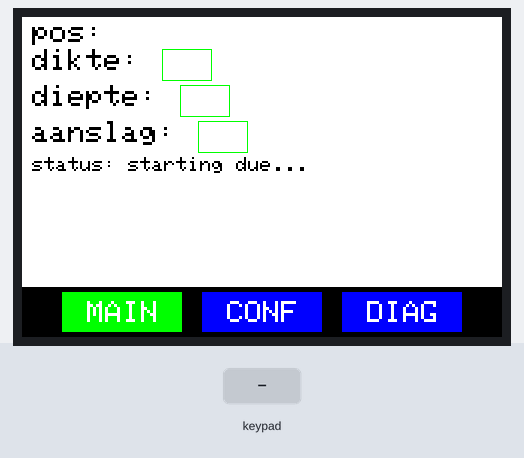
The sketch below on a simulated Arduino Mega 2560, built with avr-gcc and run on an emulated ATmega2560. Shown: 480×320 colour display. The inputs (shaded band) are chosen by the test bench. What the sketch prints to the serial monitor is not drawn.

Above: at 1.6 s.
1.7 s: key 'D' pressed
At 2.9 s:
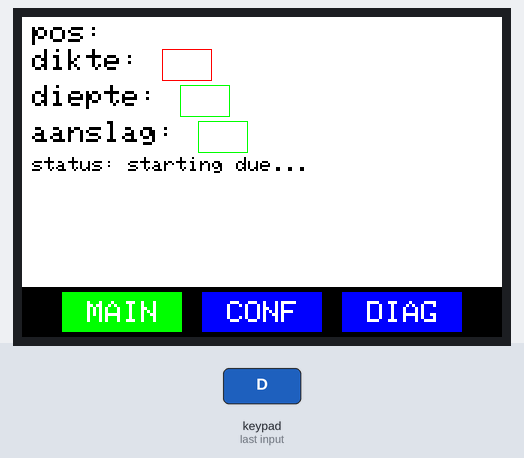
3.2 s: keypad keys 1 2 * pressed 0.4 s apart
At 4.9 s:
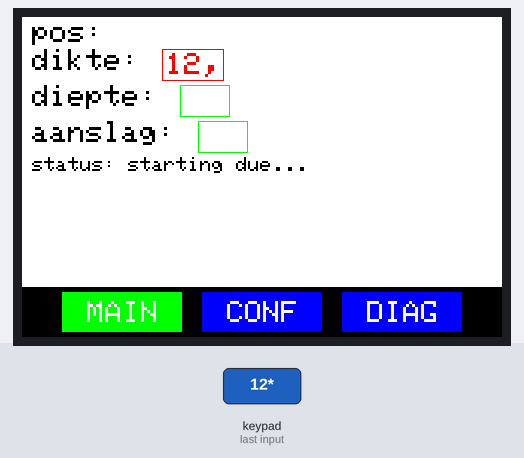
5.9 s: keypad keys 2 5 A pressed 0.4 s apart
At 7.4 s:
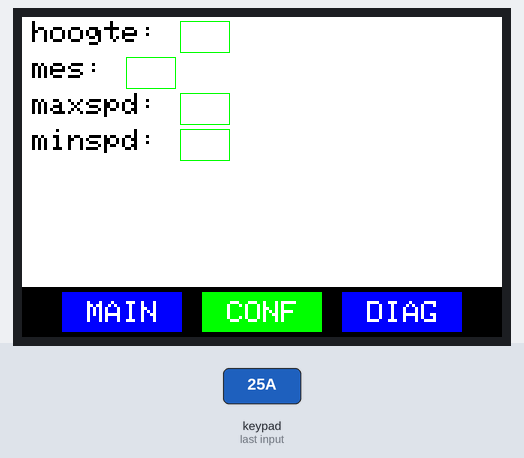
8.6 s: key '#' pressed
At 9.5 s:
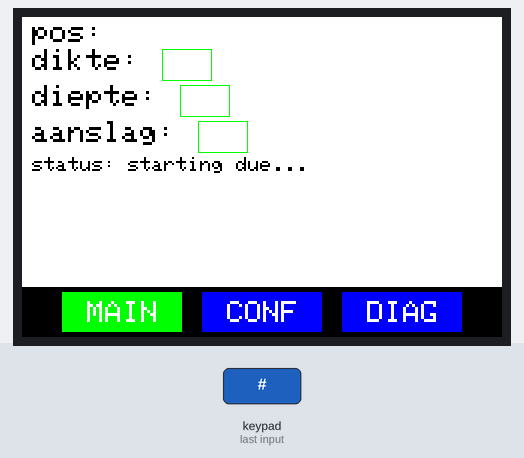
10.6 s: key 'A' pressed
At 10.69 s:
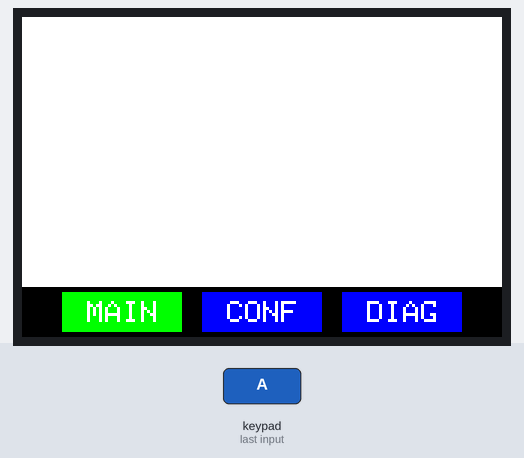
12.2 s: keypad keys 1 2 A pressed 0.4 s apart
At 13.6 s:
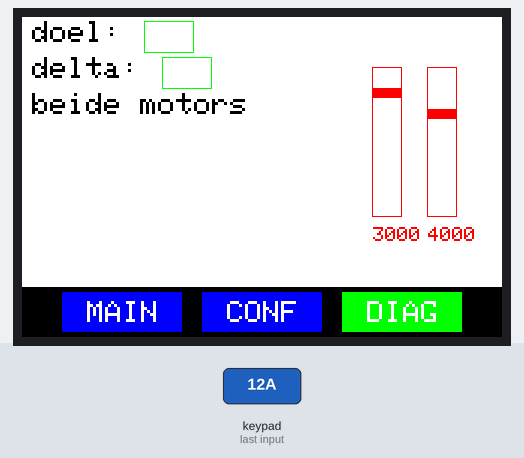
Timing chart, 0 to 15.2 s (numbered marks = the images above; inputs shaded):
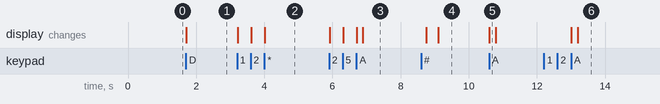

Measured:
- after the input at 1.7 s, the display: changes at once (image 1)
- after the input at 3.2 s, the display: first changes at once (image 2 shows a later state)
- after the input at 5.9 s, the display: first changes at once (image 3 shows a later state)
- after the input at 8.6 s, the display: first changes after 0.16 s (image 4 shows a later state)
- after the input at 10.6 s, the display: changes at once (image 5)
- after the input at 12.2 s, the display: first changes after 0.81 s (image 6 shows a later state)

The sketch:

mega.ino
```cpp
#include "graphics.h"
#include "keypad.h"

#define tarr(...) __VA_ARGS__

#define cp Serial1 //current communication port due is connected to
#include "packet-types.h"
#include "metacom.h"

const short bgcolor = WHITE;
const short inputboxcolor = GREEN;
const short inputselcolor = RED;
#include "gui.h"

//****************TAB1**********************//
label posl("pos: ");
label posd("");
label diktel("dikte: ");
input diktei;
label dieptel("diepte: ");
input dieptei;
label aanslagl("aanslag: ");
input aanslagi;

label statusl("status: starting due...");

nitems(icol1){&posl, &posd};
newcol(col1, icol1);

nitems(icol2){&diktel, &diktei};
newcol(col2, icol2);

nitems(icol3){&dieptel, &dieptei};
newcol(col3, icol3);

nitems(icol4){&aanslagl, &aanslagi};
newcol(col4, icol4);

nitems(items){&col1, &col2, &col3, &col4, &statusl};
newgui(guim1, items, 1);

//****************TAB2**********************//
label hoogtel("hoogte: ");
input hoogtei;
label mesl("mes: ");
input mesi;
label maxspdl("maxspd: ");
input maxspdi;
label minspdl("minspd: ");
input minspdi;

nitems(icol21){&hoogtel, &hoogtei};
newcol(col21, icol21);

nitems(icol22){&mesl, &mesi};
newcol(col22, icol22);

nitems(icol23){&maxspdl, &maxspdi};
newcol(col23, icol23);

nitems(icol24){&minspdl, &minspdi};
newcol(col24, icol24);

nitems(items2){&col21, &col22, &col23, &col24};
newgui(guim2, items2, 2);

//****************TAB3**********************//
label doell("doel: ");
input doeli;
label deltal("delta: ");
input deltai;
label lcontrol("beide motors");
#define geen 'o'
#define beide 'c'
#define controla 'a'
#define controlb 'b'
char motorcontrol = beide;

nitems(icol31){&doell, &doeli};
newcol(col31, icol31);

nitems(icol32){&deltal, &deltai};
newcol(col32, icol32);

nitems(items3){&col31, &col32, &lcontrol};
newgui(guim3, items3, 3);

gui *guis[] = {&guim1, &guim2, &guim3};
#define cgui guis[tabindex - 1] //current tab's gui

int pos1 = 3000, pos2 = 4000;
int dikte = -1, diepte = -1, hoogte = -1, mes = -1, maxspd = -1, minspd = -1;
int state = 0;

void setup()
{
	statusl.textsize = 2;

	// start communicatie met pc en due
	Serial.begin(115200);
	Serial1.begin(115200);
	Serial.println("startup");

	// start scherm
	tft.begin();
	tft.setRotation(7);
	tft.fillScreen(WHITE);

	/*while(true){
		for(int rotation = 0; rotation <= 7; rotation++){
			tft.begin();
			tft.setRotation(rotation);
			tft.fillScreen(WHITE);
			tft.setTextSize(8);
			tft.setTextColor(RED);
			tftsetCursor(20,20);
			tft.print(rotation);
			delay(2000);
		}
	}*/

	drawtab();

	//gradient(0, 0, 480, 60, RED, ORANGE, dir_ltr);

	send(startup);
}

void loop()
{
	char readkey = keypad.getKey();
	if(readkey != 0){
		Serial.println(readkey);
	}
	if (readkey == 'D')
	{
		if (inputmodified)
		{
			if (tabindex == 1)
			{
				whenselected(guim1, diktei)
				{
					Serial.print("inputted ");
					Serial.println(cgui->selitem->text);
					send(setdikte, stringtofloat(diktei.text) * 50);
				}
				else whenselected(guim1, dieptei)
				{
					send(setdiepte, int(stringtofloat(dieptei.text) * 50));
				}
			}
			else if (tabindex == 2)
			{
				whenselected(guim2, hoogtei){
					send(phoogte, stringtofloat(hoogtei.text) * 50);
				}else whenselected(guim2, mesi){
					send(pmes, stringtofloat(mesi.text) * 50);
				}else whenselected(guim2, maxspdi){
					send(pmaxspd, stringtofloat(maxspdi.text) * 50);
				}else whenselected(guim2, minspdi){
					send(pminspd, stringtofloat(minspdi.text) * 50);
				}
			}
			else
			{

			}
			cgui->selitem->prevtext = cgui->selitem->text;
			cgui->selitem->deselect(bgcolor);
			cgui->selitem = nullptr;
			cgui->selindex = -1;
			inputmodified = false;
		}
		else
		{
			cgui->newselect();
		}
	}
	else if (readkey == '#')
	{
		cgui->selitem->deselect(bgcolor);
		cgui->selitem = nullptr;
		cgui->selindex = -1;
		inputmodified = false;
	}else if(readkey == '*'){
		cgui->selitem->addchar('*'); //TODO: this pointer may be null, so it might cause errors, this should be researched
	}
	else if (readkey == 'A')
	{
		nextab();
	}
	else if (readkey == 'B' && tabindex == 3 && cgui->selitem == nullptr)
	{
		if (motorcontrol == beide)
		{
			motorcontrol = controla;
			lcontrol.tupdate("motor A");
		}
		else if (motorcontrol == controla)
		{
			motorcontrol = controlb;
			lcontrol.tupdate("motor B");
		}
		else if (motorcontrol == controlb)
		{
			motorcontrol = beide;
			lcontrol.tupdate("beide motors");
		}

		send(vmotorcontrol, motorcontrol);
	}
	else if (isdigit(readkey) && readkey != 0)
	{
		if (cgui->selitem != nullptr)
		{
			if(!inputmodified){
				cgui->selitem->text = "";
			}
			cgui->selitem->addchar(readkey);
		}
	}

	updatepackets();
	delay(5);
}

void nextab()
{
	tabindex++;
	if (tabindex > 3)
	{
		tabindex = 1;
	}
	drawtab();
}

void drawtab()
{
	tft.fillRect(0, 0, 480, 270, WHITE);

	tft.fillRect(0, 270, 480, 50, BLACK);
	unsigned short tabcols[] = {0, 0, 0};
	switch (tabindex)
	{
	case 1:
		tabcols[0] = GREEN;
		tabcols[1] = BLUE;
		tabcols[2] = BLUE;
		break;

	case 2:
		tabcols[0] = BLUE;
		tabcols[1] = GREEN;
		tabcols[2] = BLUE;
		break;

	case 3:
		tabcols[0] = BLUE;
		tabcols[1] = BLUE;
		tabcols[2] = GREEN;
		tft.drawRect(350, 50, 30, 150, RED); //BALKEN
		tft.drawRect(405, 50, 30, 150, RED);
		showencpos();
		break;

	default:
		break;
	}

	tft.fillRect(40, 275, 120, 40, tabcols[0]);
	tft.fillRect(180, 275, 120, 40, tabcols[1]);
	tft.fillRect(320, 275, 120, 40, tabcols[2]);

	tft.setTextSize(3);
	tft.setTextColor(WHITE);

	tft.setCursor(65, 284);
	tft.print("MAIN");

	tft.setCursor(205, 284);
	tft.print("CONF");

	tft.setCursor(345, 284);
	tft.print("DIAG");

	cgui->draw();
}

void showencpos()
{
	tft.fillRect(351, 51, 28, 148, WHITE); //BALKEN
	tft.fillRect(406, 51, 28, 148, WHITE);

	tft.setTextSize(2);
	tft.setTextColor(RED);
	tft.setCursor(351, 210);
	tft.print(pos1);

	tft.setCursor(406, 210);
	tft.print(pos2);

	int h1 = map(pos1, 2000, 9000, 0, 150);
	int h2 = map(pos2, 2000, 9000, 0, 150);

	if (pos1 != 0)
	{
		tft.fillRect(350, 50 + h1, 30, 10, RED);
	}
	if (pos2 != 0)
	{
		tft.fillRect(405, 50 + h2, 30, 10, RED);
	}
}

//no more declaring global variables after this point!
#include "communication.h"
```

communication.h
```cpp
#include "packet-types.h"


String pulstomm(String in){
    float pulsen = in.toInt() * 0.02;
    int nature = pulsen;
    int frac = (pulsen - nature) * 100;
    return String(nature) + ',' + String(frac);
}

void handlepacket(char var, String returned){

    switch(var){
        case startup:{
            statusl.tupdate("status: due gestart, beweeg tot ref");
        }

        case vstate:{
            state = returned.toInt();
            if(state == 1){
                statusl.tupdate("status: ref gevonden, geef doel in");
            }else if (state == 2){
                statusl.tupdate("status: beweeg naar doel");
            }
            break;
        }

        case apos:{
            posd.tupdate(pulstomm(returned));
            break;
        }


        case setdikte:{
            dikte = returned.toInt();
            diktei.tupdate(pulstomm(returned));
            break;
        }

        case setdiepte:{
            diepte = returned.toInt();
            dieptei.tupdate(pulstomm(returned));
            break;
        }

        case phoogte:{
            hoogte = returned.toInt();
            hoogtei.tupdate(pulstomm(returned));
            break;
        }

        case pmes:{
            mes = returned.toInt();
            mesi.tupdate(pulstomm(returned));
            break;
        }

        case pmaxspd:{
            maxspd = returned.toInt();
            maxspdi.tupdate(returned);
            break;
        }

        case pminspd:{
            minspd = returned.toInt();
            minspdi.tupdate(returned);
            break;
        }

        default:{
            break;
        }
    }
}
```

graphics.h
```cpp
#ifndef USRGRAPHICS_H
#define USRGRAPHICS_H

#include <TFT_HX8357.h> // Hardware-specific library
//#include <Adafruit_GFX.h>    // Core graphics
TFT_HX8357 tft = TFT_HX8357();

//definiëring van kleuren.

#define BLACK   0x0000
#define BLUE    0x001F
#define RED     0xF800
#define GREEN   0x07E0
#define CYAN    0x07FF
#define MAGENTA 0xF81F
#define YELLOW  0xFFE0
#define WHITE   0xFFFF
#define GRAY    int(210/8*2048) + int(216/4*32)+ int(224/8)
#define ORANGE    int(237/8*2048) + int(163/4*32)+ int(35/8) //r:237

#define dir_ltr 1

#define hexize(incol) int(incol.r/8*2048) + int(incol.g/4*32)+ int(incol.b/8)
#define rgbize(hexValue) (color){((hexValue >> 16) & 0xFF) / 255.0, ((hexValue >> 8) & 0xFF) / 255.0, ((hexValue) & 0xFF) / 255.0}

struct color{
    unsigned int r, g, b;
};

void gradient(int x, int y, int w, unsigned int h, unsigned int mscol, int mecol, short dir){
    color scol = rgbize(mscol);
    color ecol = rgbize(mecol);
    switch(dir){
        case dir_ltr:{
            for(int i = 0; i <= w; i++){
                color intercol;
                intercol. r = 0 + 1.0 * (i * 1.0 / w) * (255 - 0);
                intercol. g = 164 + 1.0 * (i * 1.0 / w) * (0 - 164);
                intercol. b = 35 + 1.0 * (i * 1.0 / w) * (0 - 35);
                tft.drawLine(x + i, y, x + i + 1, y + h, hexize(intercol));
                Serial.println(intercol.r);
            }
        }

        default:{
            break;
        }
    }
}

#endif /* GRANDPARENT_H */
```

gui.h
```cpp
#include "graphics.h"
char tabindex = 1;
#include "gui_predefines.h"

//helper defines
#define nitems(name) guitem *name[] =
#define newcol(name, inarr) collumn name(inarr, sizeof(inarr) / 2)
#define newgui(name, inarr, index) gui name(inarr, sizeof(inarr) / 2, index)
#define whenselected(guio, element) if (guio.selitem == &element)

//internal helper defines
#define renewsel true
#define nextsel false

bool inputmodified = false;

//common draw function that calls the specific draw function for all types of items
guitemreturn guitem::draw(guiteminput in)
{
    in.offset.x += transform.x;
    in.offset.y += transform.y;
    drawpos = in.offset;
    //this->clear(bgcolor);
    return this->draw_specific(in);
}

//for updating items without redrawing all items with the gui manager
guitemreturn guitem::update()
{
    guiteminput in;
    in.offset = drawpos;
    this->clear(bgcolor);

    if (this->parent != nullptr)
    {
        collumn *tparent = static_cast<collumn *>(this->parent);
        return tparent->update();
    }

    return this->draw(in);
}

const short labelymargin = 4;
//just displays text
label::label(String mtext)
{
    text = mtext;
}

guitemreturn label::draw_specific(guiteminput in)
{

    tft.setTextSize(textsize);
    tft.setTextColor(color);
    tft.setCursor(in.offset.x, in.offset.y + labelymargin);
    tft.print(text);

    prevlen = text.length();
    guitemreturn out;
    out.offset = in.offset;
    out.offset.x += prevlen * textsize * 6;
    out.offset.y += textsize * 8 + labelymargin;
    return out;
}

void label::clear(unsigned short incol) const
{
    tft.fillRect(drawpos.x, drawpos.y + labelymargin, prevlen * textsize * 6, textsize * 8, incol);
}

void label::tupdate(String ntext)
{
    text = ntext;
    if (tabindex == tab)
    {
        update();
    }
}

const short boxmargin = 4;
const short boxpadding = 4;

input::input()
{
    isinput = true;
}

void input::addchar(char in)
{
    inputmodified = true;
    if (in == '*')
    {
        if(text.length() == 0){
            text += '0';
        }
        text += ',';
    }
    else
    {
        short commaindex = -1;
        for(short i = 0; i < text.length(); i++){
            if(text.charAt(i) == ','){
                commaindex = i + 1;
                break;
            }
        }
        //limit
        if(text.length() - commaindex < 2 || commaindex == -1){
            text += in;
        }
    }
    width = max(minwidth, text.length() * 6 * textsize + 2 * boxpadding);
    this->update();
    this->select(inputselcolor);
}

guitemreturn input::draw_specific(guiteminput in)
{
    in.offset.y += boxmargin;
    tft.setTextSize(textsize);
    tft.setTextColor(color);
    tft.setCursor(in.offset.x + boxpadding, in.offset.y + boxpadding);
    tft.print(text);

    this->select(inputboxcolor);

    prevlen = text.length();

    guitemreturn out;
    out.offset = in.offset;
    out.offset.x += width;
    out.offset.y += textsize * 8 + 2 * boxpadding;
    return out;
}

void input::clear(unsigned short color) const
{
    tft.fillRect(drawpos.x, drawpos.y + boxmargin - 1, width, textsize * 8 + 2 * boxpadding + 1, color);
}

void input::select(short boxcolor)
{
    if (minwidth > width)
    {
        width = minwidth;
    }

    tft.drawRect(drawpos.x, drawpos.y + boxmargin, width, textsize * 8 + 2 * boxpadding, boxcolor);
}

void input::deselect(unsigned short bgcolor)
{
    clear(bgcolor);
    text = prevtext;
    width = max(minwidth, text.length() * 6 * textsize + 2 * boxpadding);
    update();
    tft.drawRect(drawpos.x, drawpos.y + boxmargin, width, textsize * 8 + 2 * boxpadding, inputboxcolor);
}

void input::tupdate(String ntext)
{
    text = ntext;
    width = max(minwidth, text.length() * 6 * textsize + 2 * boxpadding);
    if (tabindex == tab)
    {
        update();
    }
}

//collumns for drawing guitems horizontally
const short colmarginy = 4; //spacing between collumns

collumn::collumn(guitem **mitems, unsigned int milen)
{
    items = mitems;
    ilen = milen;
    iscol = true;

    for (int i = 0; i < ilen; i++)
    {
        items[i]->parent = this;
    }
}

guitemreturn collumn::draw_specific(guiteminput in)
{
    guitemreturn out;
    int maxoffy = 0;
    guiteminput newin;
    newin.offset = in.offset;

    for (int i = 0; i < ilen; i++)
    {
        items[i]->tab = tab; //TODO: search a better solution for this

        out = items[i]->draw(newin);
        newin.offset.x = out.offset.x + colmarginy;
        maxoffy = max(maxoffy, out.offset.y);
    }
    out.offset = in.offset;
    out.offset.y = maxoffy;

    return out;
}

input *collumn::newselect(bool mode)
{
    int startindex = 0;
    if (selindex != -1)
    {
        startindex = selindex + 1;
    }

    if (mode == renewsel)
    {
        startindex = 0;
    }

    if (startindex >= ilen)
    {
        return nullptr;
    }

    for (int i = startindex; i < ilen; i++)
    {
        if (items[i]->isinput)
        {
            if (selitem != nullptr)
            {
                selitem->deselect(bgcolor);
            }

            selitem = static_cast<input *>(items[i]);
            selitem->select(inputselcolor);

            selindex = i;
            return selitem;
        }
    }

    selindex = -1;
    selitem = nullptr;
    return nullptr;
}

void collumn::clear(unsigned short color) const
{
    for (int i = 0; i < ilen; i++)
    {
        items[i]->clear(bgcolor);
    }
}

//manager for drawing gui items to the screen

gui::gui(guitem **mitems, unsigned int milen, char mtab)
{
    items = mitems;
    ilen = milen;
    for (int i = 0; i < ilen; i++)
    {
        items[i]->tab = mtab;
    }
}

void gui::draw()
{
    guitemreturn out;
    guiteminput in;
    in.offset.x = 10;
    for (int i = 0; i < ilen; i++)
    {
        in.offset.y = out.offset.y;
        out = items[i]->draw(in);
    }
}

input *gui::newselect()
{
    if (selitem != nullptr)
    {
        selitem->deselect(inputboxcolor);
    }

    int startindex = 0;
    if (selindex != -1)
    {
        startindex = selindex + 1;

        if (items[selindex]->iscol)
        {
            collumn *coltest = static_cast<collumn *>(items[selindex]);
            input *colsel = coltest->newselect(nextsel);
            if (colsel != nullptr)
            {
                selitem = colsel;
                return selitem;
            }
        }
    }

    if (startindex >= ilen)
    {
        selindex = -1;
        selitem = nullptr;
        return nullptr;
    }

    for (int i = startindex; i < ilen; i++)
    {
        if (items[i]->isinput)
        {
            selitem = static_cast<input *>(items[i]);
            selitem->select(inputselcolor);

            selindex = i;
            return selitem;
        }
        else if (items[i]->iscol)
        {
            if (selitem != nullptr)
            {
                selitem->deselect(inputboxcolor);
            }

            collumn *coltest = static_cast<collumn *>(items[i]);
            input *colsel = coltest->newselect(renewsel);
            if (colsel != nullptr)
            {
                selitem = colsel;
                selindex = i;
                return colsel;
            }
        }
    }

    selindex = -1;
    selitem = nullptr;
    return nullptr;
}
```

packet-types.h
```cpp
#ifndef PACKET_H
#define PACKET_H

//types packets starten hier
#define startup 's'
#define vstate 'z'

#define vmotorcontrol 'c'
#define apos 'a'

#define setdikte 'd'
#define setdiepte 'e'
#define phoogte 'h'
#define pmes 'm'
#define pmaxspd 't'
#define pminspd 'l'

#endif
```

keypad.h
```cpp
#include <Keypad.h> //library van keypad
const byte ROWS = 4; //vier rijen
const byte COLS = 4; //vier kolommen

char hexaKeys[ROWS][COLS] = {
  {'D','C','B','A'},
  {'#','9','6','3'},
  {'0','8','5','2'},
  {'*','7','4','1'}
};

//definiering van de pins waarop de keypad is aangesloten
//de pins van de keypad normaal aangesloten
//byte rowPins[ROWS] = {A0, A1, A2, A3};
//byte colPins[COLS] = {A4, A5, A6, A7};

//de pins van de keypad, omgekeerd, zoals in de case
byte rowPins[ROWS] = {A7, A6, A5, A4};
byte colPins[COLS] = {A3, A2, A1, A0};
//maak object keypad
Keypad keypad = Keypad( makeKeymap(hexaKeys), rowPins, colPins, ROWS, COLS); 
```

Source omitted: gui_predefines.h (2044 bytes)
